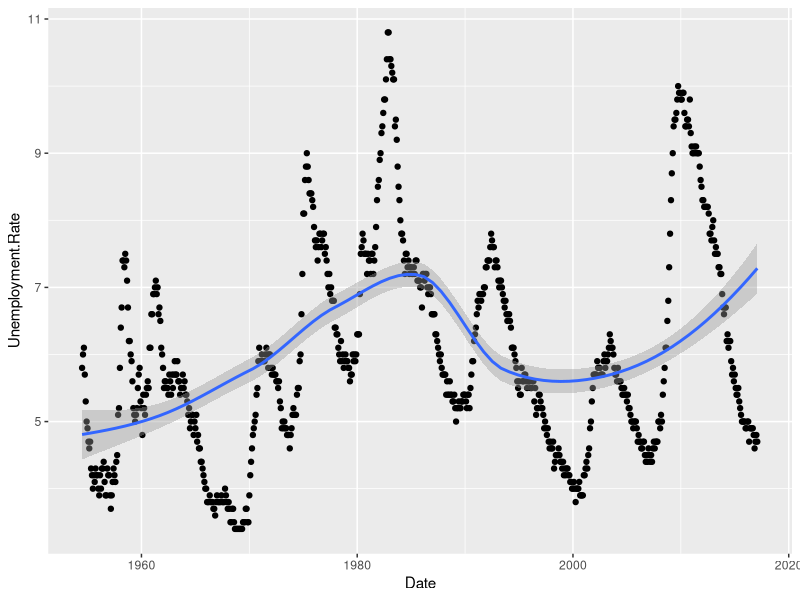
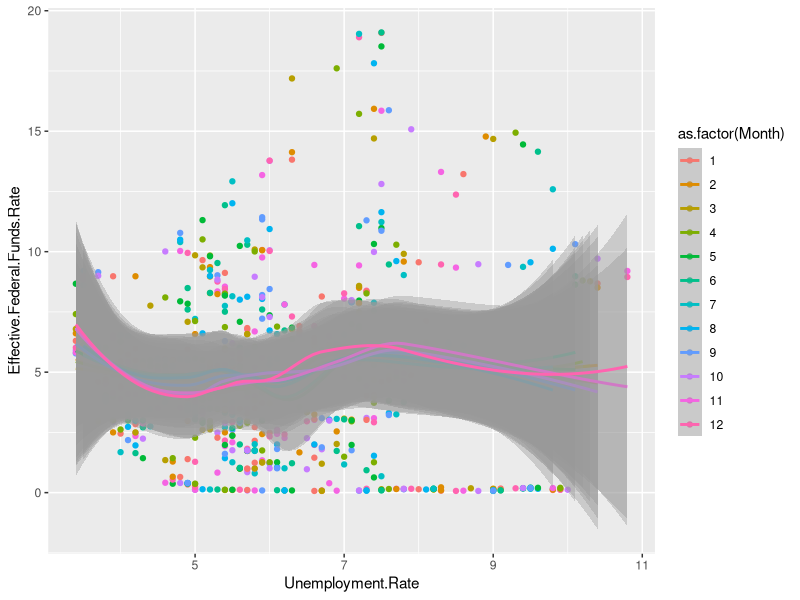

Recreate these plots in R, in order.
## ---- chunk 1
#| label: setup
#| warning: false
#| message: false

library(tidyverse)
library(ggplot2)

knitr::opts_chunk$set(echo = TRUE, warning=FALSE, message=FALSE)
## ---- chunk 2
library(readr)
fedrate <- read.csv(file = "_data/FedFundsRate.csv",
                header=TRUE,
                sep = ","
                )
fedrate
view(fedrate)
head(fedrate)
dim(fedrate)
## ---- chunk 3
library(dplyr)
fedrate$Date <- as.Date(with(fedrate,paste(Year,Month,Day,sep = "-")), "%Y-%m-%d")
#Sanity Check
fedrate

## ---- chunk 4
ggplot(fedrate, aes(`Date`, `Unemployment.Rate`)) + 
  geom_point(na.rm=TRUE) + 
  geom_smooth(na.rm=TRUE ) 
## ---- chunk 5
ggplot(fedrate, aes(`Unemployment.Rate`, `Effective.Federal.Funds.Rate`, color = as.factor(Month))) + 
  geom_point(na.rm=TRUE) + 
  geom_smooth(na.rm=TRUE ) 
